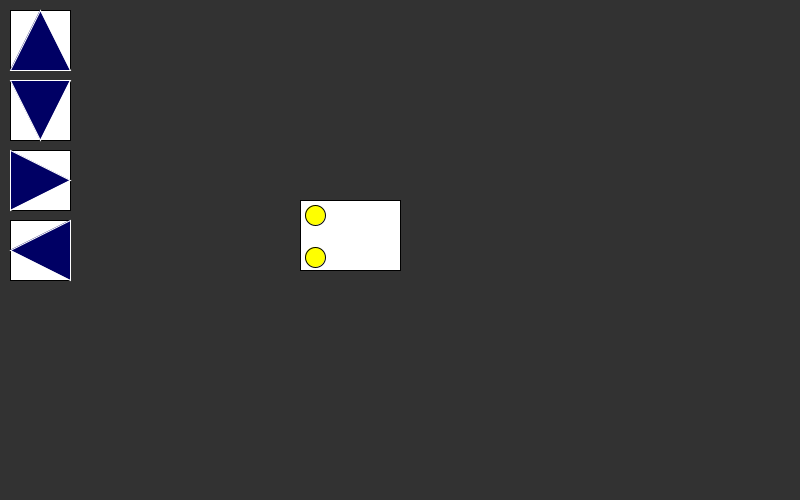
Frame 1 (no input)
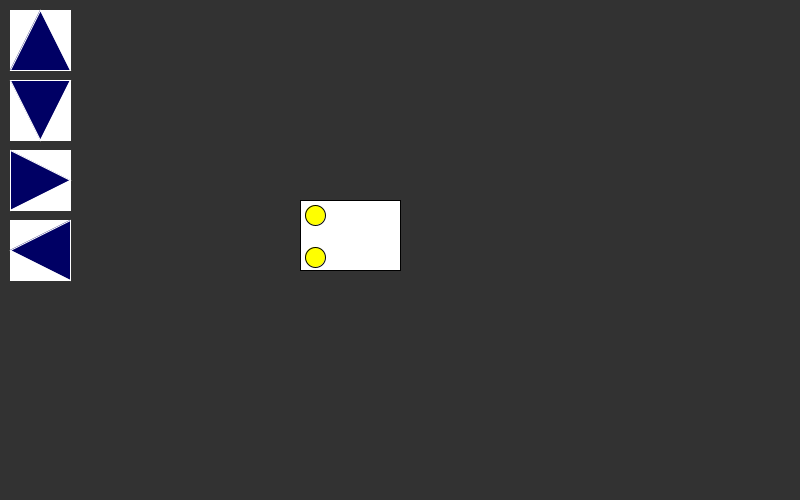
Frame 60 (the mouse pressed at the canvas centre just before this capture)
Frame 120 (the mouse held since frame 60 and released just before this capture): identical to frame 60, image omitted

The Processing sketch that drew these frames (run headless with seeded random() and noise(); from frame 60 on, the mouse is pressed at the canvas centre):

// Processing sketch: car_moving
// ── car_moving.pde
//thank you for the quiz comment
//I had some trouble with the booleans. When I added the conditional as 
// if(upOver(upPos.x, upPos.y, buttonSize.x, buttonSize.y)){} it said it couldn't take 4 floats?
//so I didn't use them

//20 points: Face your vehicle to the direction it is traveling
//40 points: Add in vehicular movement (only turns like a car) (replaces cardinal directions)
//30 points: Add in an end state when your square/vehicle overlaps a specific part of the screen (like a finish line)

PVector carPos, carSize, upPos, downPos, leftPos, rightPos, buttonSize, velocity;
color carColor, buttonColor, buttonHighlight;
//boolean upOver = false;
//boolean downOver = false;
//boolean leftOver = false;
//boolean rightOver = false;
boolean moving = false;
PShape car, body, lightOne, lightTwo;



void setup() {
  size(800, 500);
  carColor = color(100, 0, 100);
  buttonColor = color(255);
  buttonHighlight = color(100);
  carPos = new PVector(width/2, height/2);
  carSize = new PVector(100, 70);
  upPos = new PVector(10, 10);
  downPos = new PVector(10, 80);
  leftPos = new PVector(10, 150);
  rightPos = new PVector(10, 220);
  buttonSize = new PVector(60, 60);
  velocity = new PVector(20, 20);

  car = createShape(GROUP);
  body = createShape(RECT, carPos.x, carPos.y, carSize.x, carSize.y); 
  lightOne = createShape(ELLIPSE, carPos.x+15, carPos.y+15, 20, 20); 
  lightOne.setFill(color(255, 255, 0));
  lightTwo = createShape(ELLIPSE, carPos.x+15, carPos.y+57, 20, 20); 
  lightTwo.setFill(color(255, 255, 0));

  car.addChild(body);
  car.addChild(lightOne);
  car.addChild(lightTwo);
}

void draw() {
  background(50);


  //rect(carPos.x, carPos.y, carSize.x, carSize.y); 
  pushMatrix();
  translate(carPos.x-500, carPos.y-300);
  fill(255);
  shape(car);
  popMatrix();

  //rollover state
  if ((mouseX >= upPos.x && mouseX <= upPos.x+buttonSize.x && 
    mouseY >= upPos.y && mouseY <= upPos.y+buttonSize.y)) {
    fill(buttonHighlight);
  } else {
    fill(buttonColor);
  }

  rect(upPos.x, upPos.y, buttonSize.x, buttonSize.y);

  if ((mouseX >= downPos.x && mouseX <= downPos.x+buttonSize.x && 
    mouseY >= downPos.y && mouseY <= downPos.y+buttonSize.y)) {
    fill(buttonHighlight);
  } else {
    fill(buttonColor);
  }
  rect(downPos.x, downPos.y, buttonSize.x, buttonSize.y);

  if ((mouseX >= leftPos.x && mouseX <= leftPos.x+buttonSize.x && 
    mouseY >= leftPos.y && mouseY <= leftPos.y+buttonSize.y)) {
    fill(buttonHighlight);
  } else {
    fill(buttonColor);
  }

  rect(leftPos.x, leftPos.y, buttonSize.x, buttonSize.y);

  if ((mouseX >= rightPos.x && mouseX <= rightPos.x+buttonSize.x && 
    mouseY >= rightPos.y && mouseY <= rightPos.y+buttonSize.y)) {
    fill(buttonHighlight);
  } else {
    fill(buttonColor);
  }

  rect(rightPos.x, rightPos.y, buttonSize.x, buttonSize.y);

//boundaries
  if (carPos.x>width){
    carPos.x = width;
  }
  if(carPos.x<0){
    carPos.x = 0;
  }
  //icons
  fill(0, 0, 100);
  stroke(255);
  triangle(upPos.x, upPos.y+60, upPos.x+buttonSize.x, upPos.y+60, upPos.x+30, upPos.y);
  triangle(downPos.x, downPos.y, downPos.x + buttonSize.x, downPos.y, downPos.x+30, downPos.y+60);
  triangle(leftPos.x, leftPos.y, leftPos.x, leftPos.y + buttonSize.y, leftPos.x + 60, leftPos.y + 30);
  triangle(rightPos.x+60, rightPos.y, rightPos.x+60, rightPos.y + buttonSize.y, rightPos.x, rightPos.y + 30);

  translate(carPos.x, carPos.y);
}


void mouseClicked() {
  if ((mouseX >= upPos.x && mouseX <= upPos.x+buttonSize.x && 
    mouseY >= upPos.y && mouseY <= upPos.y+buttonSize.y)) {
    carPos.y=carPos.y-20;
    pushMatrix();
    translate(carPos.x, carPos.y);
    rotate(radians(90));
    shape(car);
    popMatrix();
  }

  if ((mouseX >= downPos.x && mouseX <= downPos.x+buttonSize.x && 
    mouseY >= downPos.y && mouseY <= downPos.y+buttonSize.y)) {
    carPos.y=carPos.y+20;
  }


  if ((mouseX >= leftPos.x && mouseX <= leftPos.x+buttonSize.x && 
    mouseY >= leftPos.y && mouseY <= leftPos.y+buttonSize.y)) {
    carPos.x = carPos.x + velocity.x;
  }

  if ((mouseX >= rightPos.x && mouseX <= rightPos.x+buttonSize.x && 
    mouseY >= rightPos.y && mouseY <= rightPos.y+buttonSize.y)) {
    carPos.x = carPos.x - velocity.x;
  }
}
